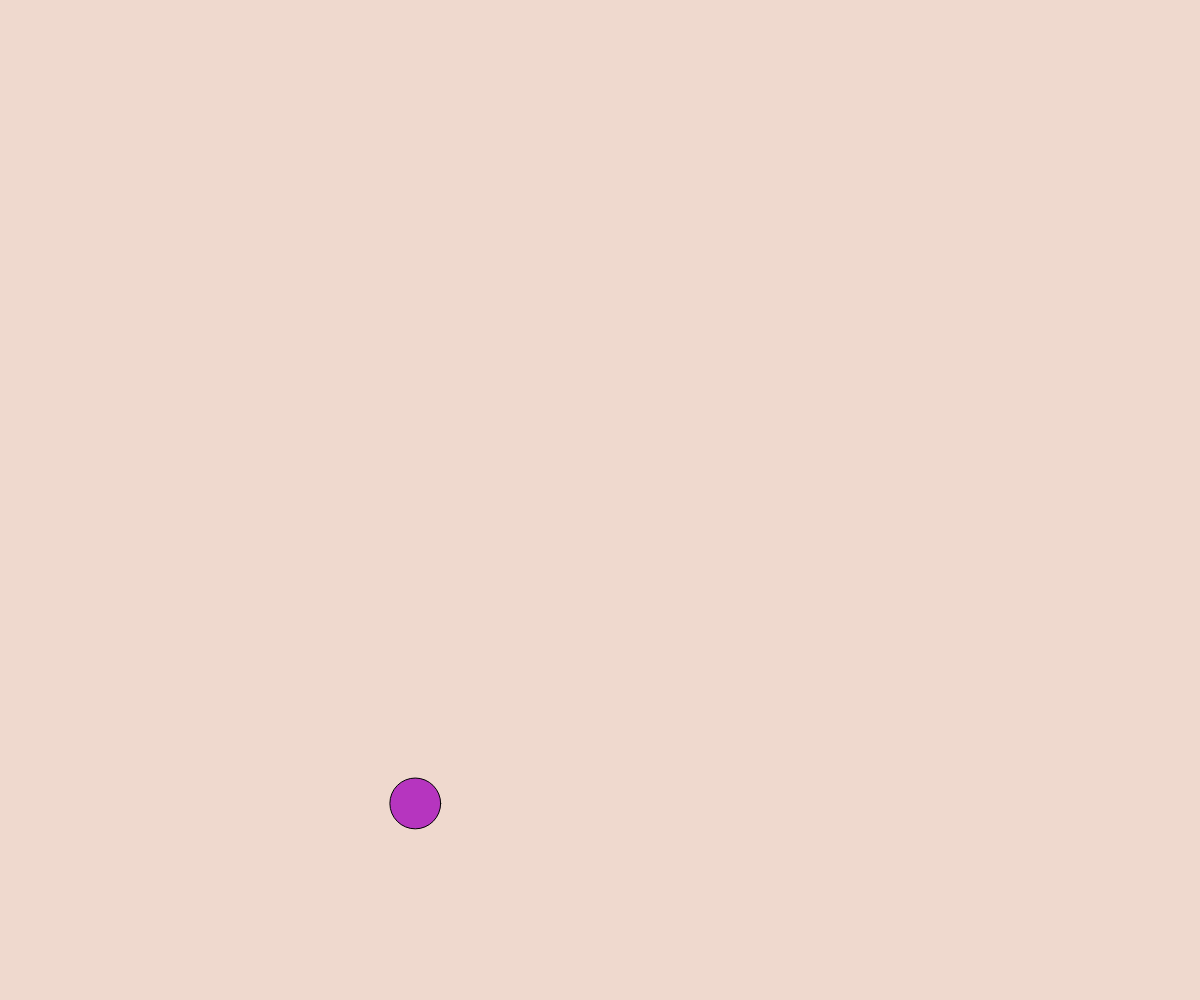
Frame 1 (no input)
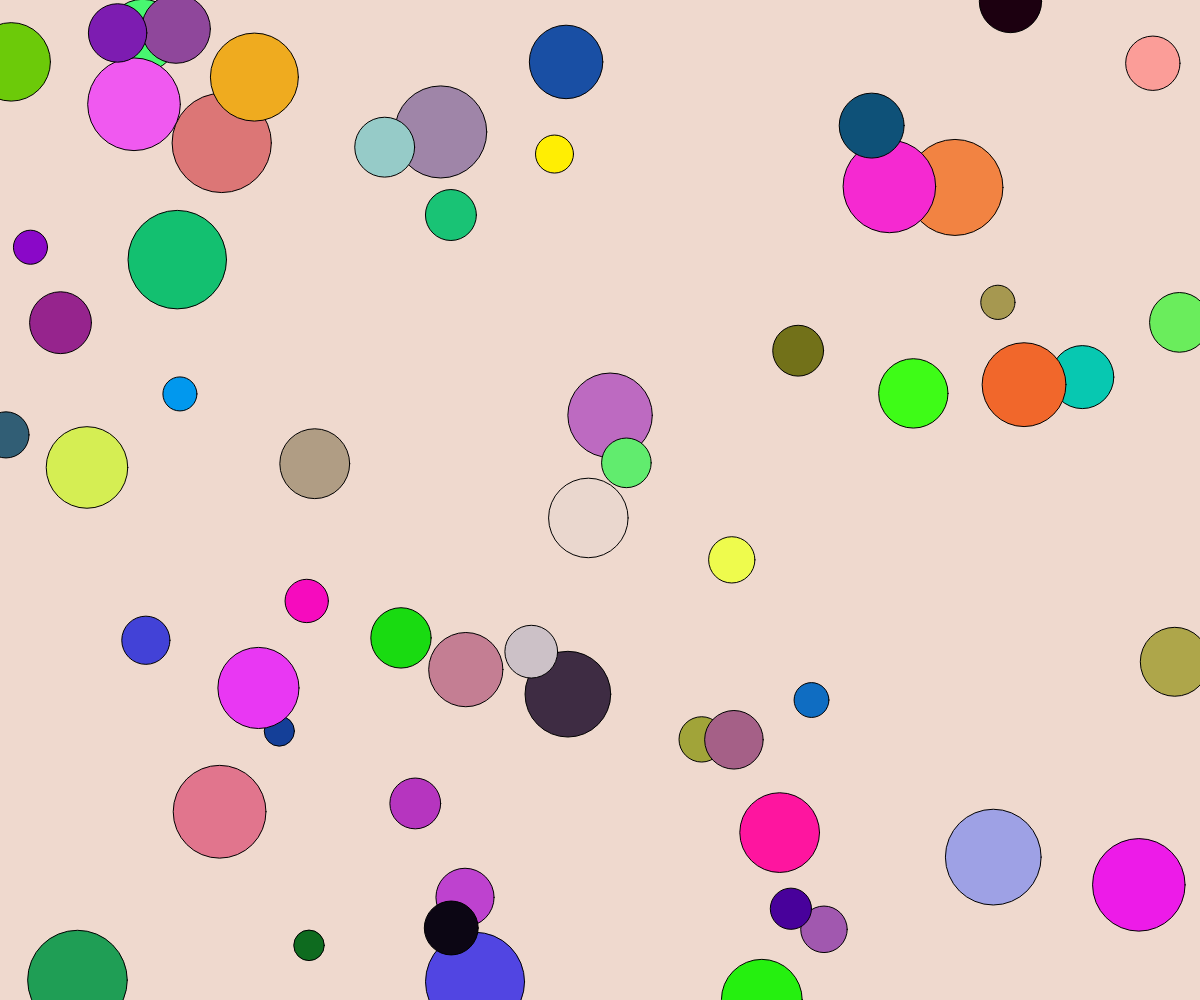
Frame 60 (no input)
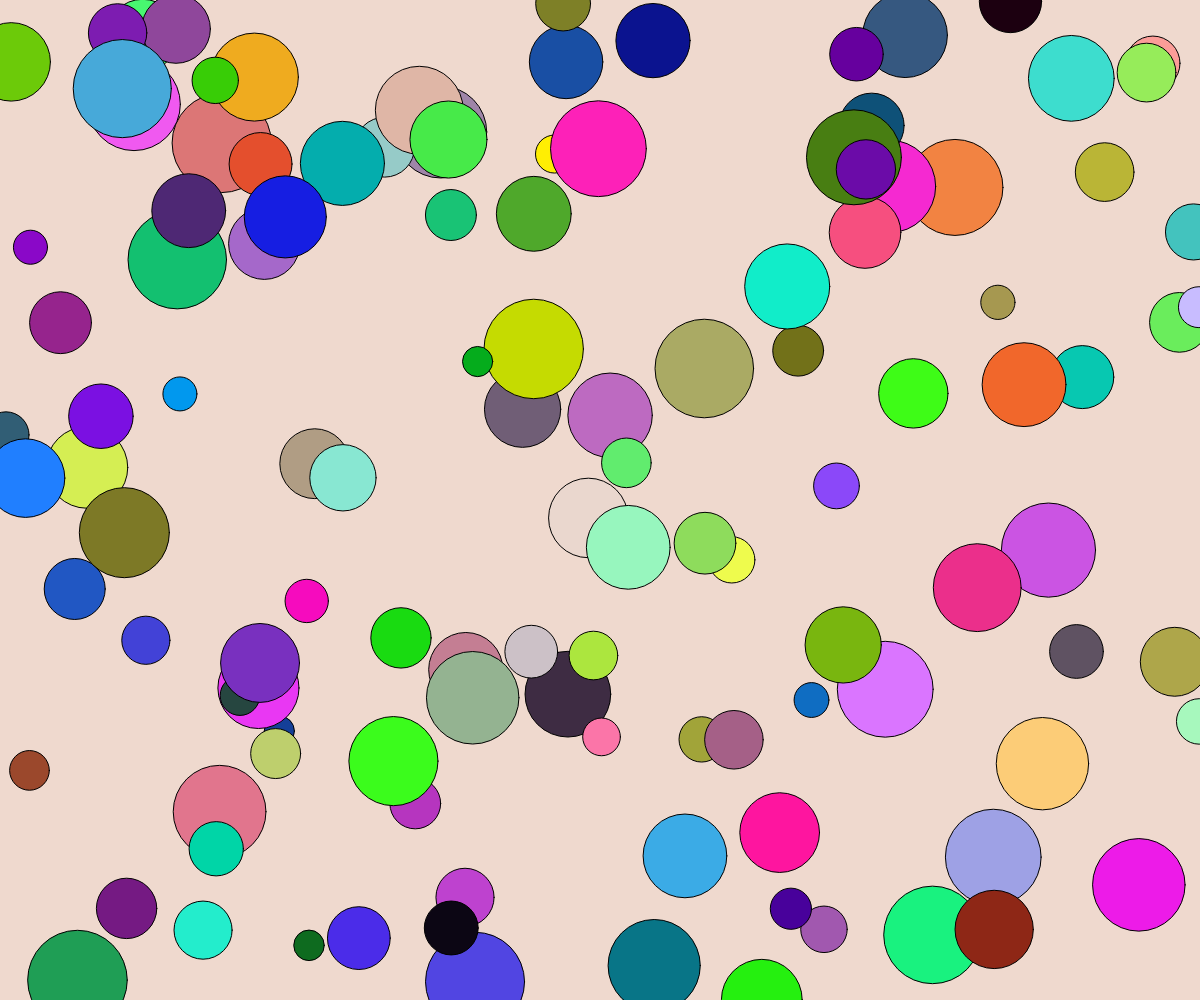
Frame 120 (the mouse pressed at the canvas centre since frame 60)

The p5.js sketch that drew these frames (run headless with seeded random() and noise() and a simulated clock; from frame 60 on, the mouse is pressed at the canvas centre):

// p5.js sketch
// ── sketch.js
function setup() {
  createCanvas(windowWidth, windowHeight);
  background('#EFD9CE');
}

const maxDots = 400;
let dots = 0;

function draw() {
  if (dots < maxDots) {
    dots++;
    fill(random(0, 255), random(0, 255), random(0, 255));
    circle(random(0, width), random(0, height), random(30, 100));
  }
}

function keyPressed() {
  background('#EFD9CE');
  dots = 0;
}
